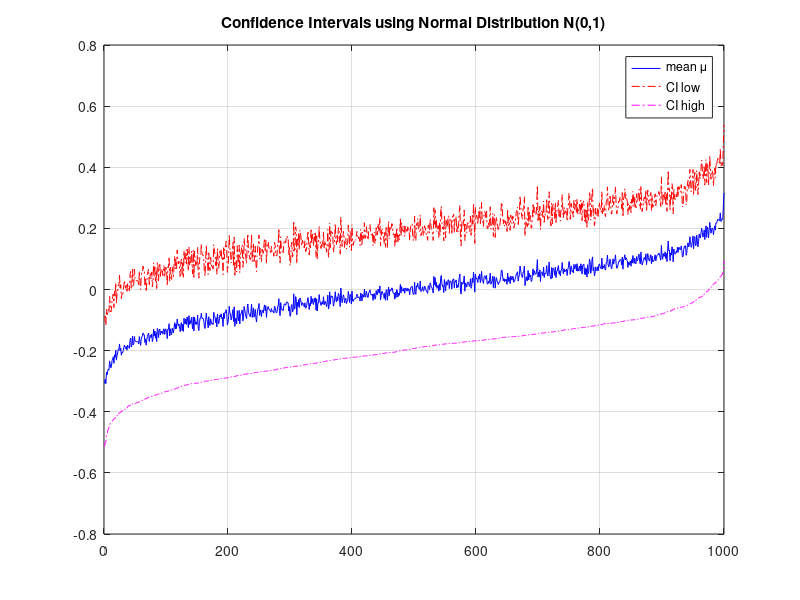

Here is the MATLAB script that generated this plot:
clear all;
close all;

n=100;
num_exp = 1000;

rv = zeros(num_exp,n);
mu = zeros(1,num_exp);
ci_low = zeros(1,num_exp);
ci_high = zeros(1,num_exp);
count = 0;

for i=1:num_exp
    % Generate n=48 iid U(0,1) r.v.’s
    rv(i,:) = normrnd(0,1,[1 n]);

    % Find sample mean, sample std dev and 95%-confidence interval for the mean
    mu(i) = mean(rv(i,:));

    % % Just to check, I calculated by-hand the sample mean, and it returns equal
    % sum_rv = sum(rv);
    % mu_sample = sum_rv/n;

    % sigma_sq = std(rv);

    % % Just to check, I calculated by-hand the sample standard deviation, and it returns equal
    % sum_dev = 0;
    % for i=1:n
    %     sum_dev = sum_dev + (rv(i) - mu)^2;
    % end
    % std_dev = sum_dev/n;
    deviation = arrayfun(@(x) (x-mu(i))^2, rv(i,:));
    std_dev = sum(deviation)/(n-1);

    ci_low(i) = mu(i) - 1.96*sqrt(std_dev/n);
    ci_high(i) = mu(i) + 1.96*sqrt(std_dev/n);
    if(ci_low(i) > 0 || ci_high(i) < 0)
        count = count + 1;
    end
end

sprintf('In %d experiments the confidence interval does not contains the true mean.', count)
%Sort arrays based on ci_low
[ci_low, sort_index] = sort(ci_low);
ci_high = ci_high(sort_index);
mu = mu(sort_index);

%Plot the results
t = 1:1000;
figure('Name', 'Experiment2 Results');
plot(t,mu, '-b');
title('Confidence Intervals using Normal Distribution N(0,1)');
hold on;
plot(t,ci_high, '-.r');
hold on;
plot(t,ci_low, '-.m');
legend('mean \mu','CI low', 'CI high')
grid on;
